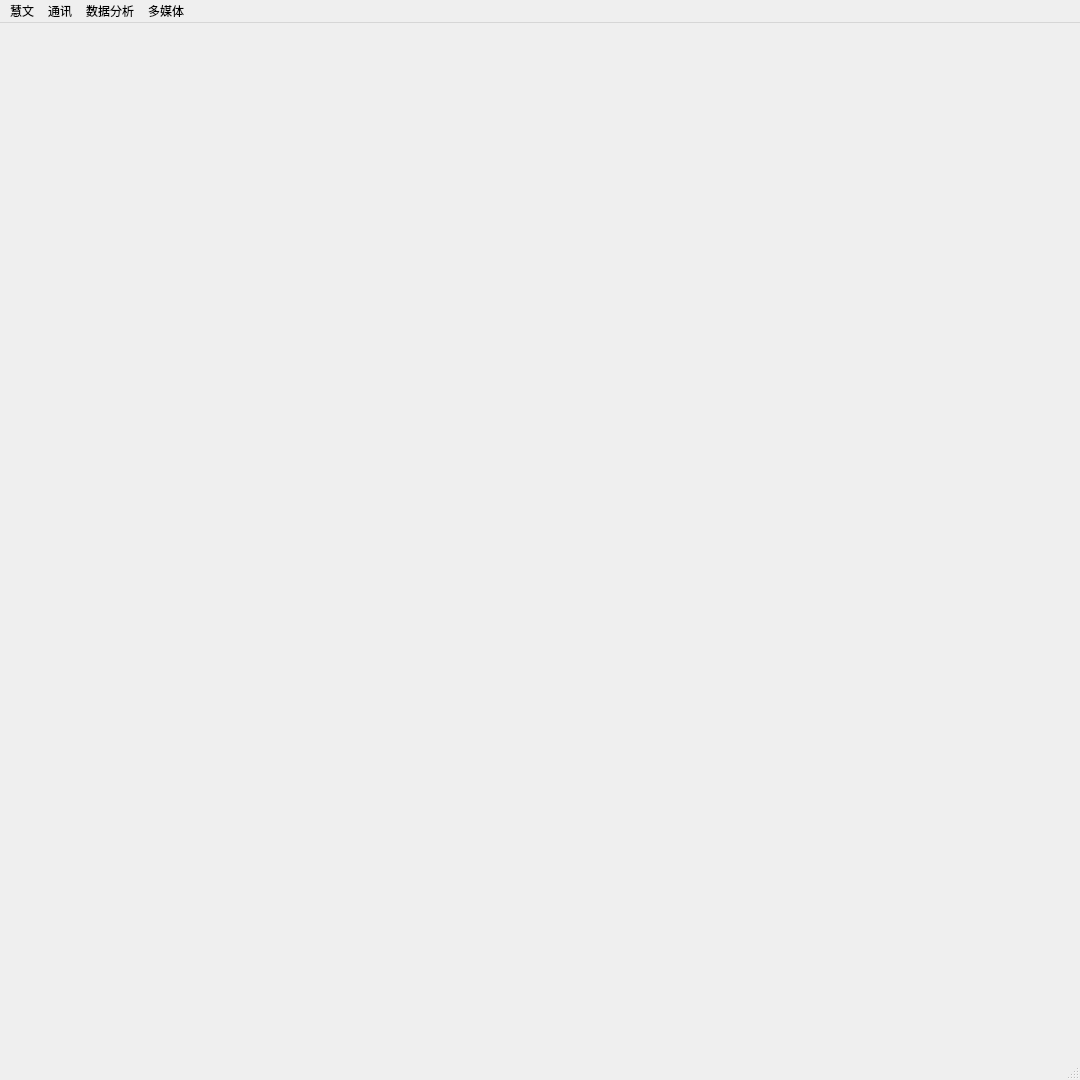
<?xml version="1.0" encoding="UTF-8"?>
<ui version="4.0">
 <class>MainWindow</class>
 <widget class="QMainWindow" name="MainWindow">
  <property name="geometry">
   <rect>
    <x>0</x>
    <y>0</y>
    <width>1080</width>
    <height>1080</height>
   </rect>
  </property>
  <property name="windowTitle">
   <string>MainWindow</string>
  </property>
  <widget class="QWidget" name="centralwidget">
   <layout class="QGridLayout" name="gridLayout">
    <item row="0" column="0">
     <widget class="QLabel" name="label">
      <property name="sizePolicy">
       <sizepolicy hsizetype="Ignored" vsizetype="Ignored">
        <horstretch>0</horstretch>
        <verstretch>0</verstretch>
       </sizepolicy>
      </property>
      <property name="text">
       <string/>
      </property>
      <property name="pixmap">
       <pixmap resource="qrc/main.qrc">:/home_page.png</pixmap>
      </property>
      <property name="scaledContents">
       <bool>true</bool>
      </property>
      <property name="alignment">
       <set>Qt::AlignCenter</set>
      </property>
     </widget>
    </item>
   </layout>
  </widget>
  <widget class="QMenuBar" name="menubar">
   <property name="geometry">
    <rect>
     <x>0</x>
     <y>0</y>
     <width>1080</width>
     <height>21</height>
    </rect>
   </property>
   <widget class="QMenu" name="menu">
    <property name="title">
     <string>通讯</string>
    </property>
    <addaction name="separator"/>
    <addaction name="actionOnlineRoom"/>
    <addaction name="separator"/>
   </widget>
   <widget class="QMenu" name="menu_2">
    <property name="title">
     <string>数据分析</string>
    </property>
    <addaction name="separator"/>
    <addaction name="actionbrowser"/>
    <addaction name="separator"/>
   </widget>
   <widget class="QMenu" name="menu_3">
    <property name="title">
     <string>多媒体</string>
    </property>
    <addaction name="separator"/>
    <addaction name="actionwd_player"/>
    <addaction name="separator"/>
    <addaction name="actionimageViewer"/>
    <addaction name="separator"/>
   </widget>
   <widget class="QMenu" name="menu_4">
    <property name="title">
     <string>慧文</string>
    </property>
    <addaction name="separator"/>
    <addaction name="actionmain_page"/>
    <addaction name="separator"/>
   </widget>
   <addaction name="menu_4"/>
   <addaction name="menu"/>
   <addaction name="menu_2"/>
   <addaction name="menu_3"/>
  </widget>
  <widget class="QStatusBar" name="statusbar">
   <property name="statusTip">
    <string/>
   </property>
   <property name="whatsThis">
    <string>与服务器连接状态</string>
   </property>
   <property name="styleSheet">
    <string notr="true"/>
   </property>
  </widget>
  <action name="actionOnlineRoom">
   <property name="text">
    <string>慧文在线聊天室</string>
   </property>
  </action>
  <action name="actionbrowser">
   <property name="text">
    <string>浏览器数据分析</string>
   </property>
  </action>
  <action name="actionwd_player">
   <property name="text">
    <string>慧文播放器</string>
   </property>
  </action>
  <action name="actionmain_page">
   <property name="text">
    <string>主页</string>
   </property>
  </action>
  <action name="actionimageViewer">
   <property name="text">
    <string>图像查看器</string>
   </property>
  </action>
 </widget>
 <resources>
  <include location="qrc/main.qrc"/>
 </resources>
 <connections/>
 <slots>
  <slot>onWDSendClicked()</slot>
 </slots>
</ui>
